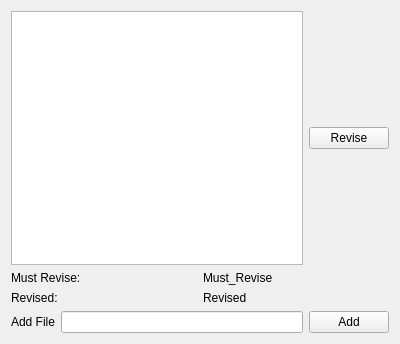
<?xml version="1.0" encoding="UTF-8"?>
<ui version="4.0">
 <class>user_interface</class>
 <widget class="QWidget" name="user_interface">
  <property name="geometry">
   <rect>
    <x>0</x>
    <y>0</y>
    <width>400</width>
    <height>344</height>
   </rect>
  </property>
  <property name="windowTitle">
   <string>user_interface</string>
  </property>
  <layout class="QVBoxLayout" name="verticalLayout">
   <item>
    <layout class="QHBoxLayout" name="horizontalLayout_5">
     <item>
      <widget class="QListWidget" name="listWidget"/>
     </item>
     <item>
      <widget class="QPushButton" name="reviseButton">
       <property name="text">
        <string>Revise</string>
       </property>
      </widget>
     </item>
    </layout>
   </item>
   <item>
    <layout class="QHBoxLayout" name="horizontalLayout">
     <item>
      <widget class="QLabel" name="label">
       <property name="text">
        <string>Must Revise:</string>
       </property>
      </widget>
     </item>
     <item>
      <widget class="QLabel" name="mustReviseLabel">
       <property name="text">
        <string>Must_Revise</string>
       </property>
      </widget>
     </item>
    </layout>
   </item>
   <item>
    <layout class="QHBoxLayout" name="horizontalLayout_2">
     <item>
      <widget class="QLabel" name="label_2">
       <property name="text">
        <string>Revised:</string>
       </property>
      </widget>
     </item>
     <item>
      <widget class="QLabel" name="revisedLabel">
       <property name="text">
        <string>Revised</string>
       </property>
      </widget>
     </item>
    </layout>
   </item>
   <item>
    <layout class="QHBoxLayout" name="horizontalLayout_4">
     <item>
      <layout class="QHBoxLayout" name="horizontalLayout_3">
       <item>
        <widget class="QLabel" name="label_3">
         <property name="text">
          <string>Add File</string>
         </property>
        </widget>
       </item>
       <item>
        <widget class="QLineEdit" name="lineAddFile"/>
       </item>
      </layout>
     </item>
     <item>
      <widget class="QPushButton" name="addButton">
       <property name="text">
        <string>Add</string>
       </property>
      </widget>
     </item>
    </layout>
   </item>
  </layout>
 </widget>
 <resources/>
 <connections/>
</ui>
